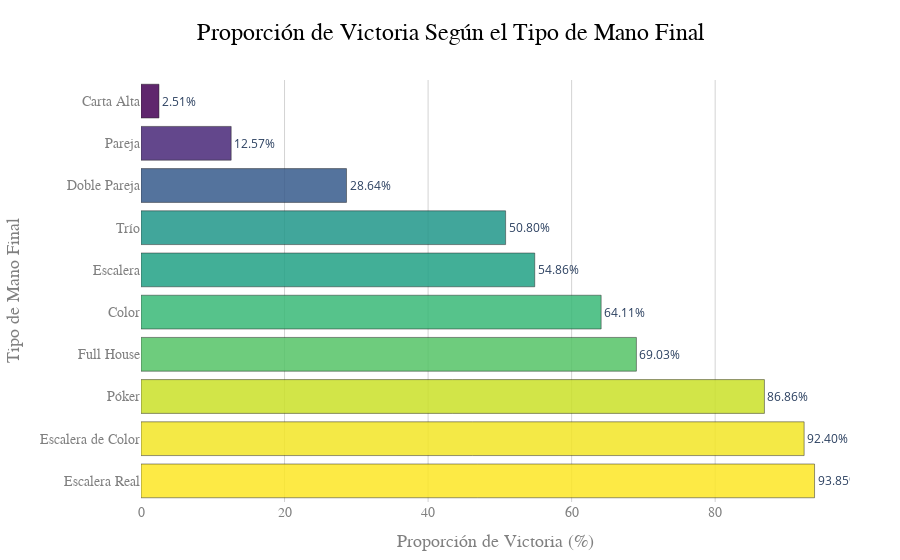

The cell this chart's notebook holds for it:
### Code cell
# Visualización en un gráfico de barras horizontales
fig = px.bar(
    victory_rate_by_hand_type,
    x='Win Rate',
    y='mano_river',
    orientation='h',
    text='Win Rate',
    title="Proporción de Victoria Según el Tipo de Mano Final",
    labels={"mano_river": "Tipo de Mano Final", "Win Rate": "Proporción de Victoria (%)"},
    color='Win Rate',
    color_continuous_scale=px.colors.sequential.Viridis,
)

# Diseño de las barras
fig.update_traces(
    texttemplate='%{text:.2f}%', 
    textposition='outside',    
    marker=dict(
        line=dict(color='black', width=0.5),  
        opacity=0.85                          
    )
)

# Diseño general
fig.update_layout(
    title=dict(
        text="Proporción de Victoria Según el Tipo de Mano Final",
        font=dict(size=24, family="Arial", color="Black"),
        x=0.5
    ),
    xaxis=dict(
        title="Proporción de Victoria (%)",
        title_font=dict(size=18, family="Arial", color="Gray"),
        tickfont=dict(size=14, family="Arial", color="Gray"),
        gridcolor="LightGray",  
        zeroline=False         
    ),
    yaxis=dict(
        title="Tipo de Mano Final",
        title_font=dict(size=18, family="Arial", color="Gray"),
        tickfont=dict(size=14, family="Arial", color="Gray"),
    ),
    coloraxis_showscale=False,  
    margin=dict(l=100, r=50, t=80, b=50),  
    plot_bgcolor="White",
)

fig.show()

### Figure 1 — Plotly figure (JSON) as saved in the notebook; plotly's stock layout.template omitted (floating-point values rounded to 4 significant figures)
{"data": [{"alignmentgroup": "True", "hovertemplate": "Proporción de Victoria (%)=%{marker.color}<br>Tipo de Mano Final=%{y}<extra></extra>", "legendgroup": "", "marker": {"color": [93.85, 92.4, 86.86, 69.03, 64.11, 54.86, 50.8, 28.64, 12.57, 2.505], "coloraxis": "coloraxis", "line": {"color": "black", "width": 0.5}, "opacity": 0.85, "pattern": {"shape": ""}}, "name": "", "offsetgroup": "", "orientation": "h", "showlegend": false, "text": [93.85, 92.4, 86.86, 69.03, 64.11, 54.86, 50.8, 28.64, 12.57, 2.505], "textposition": "outside", "texttemplate": "%{text:.2f}%", "type": "bar", "x": [93.85, 92.4, 86.86, 69.03, 64.11, 54.86, 50.8, 28.64, 12.57, 2.505], "xaxis": "x", "y": ["Escalera Real", "Escalera de Color", "Póker", "Full House", "Color", "Escalera", "Trío", "Doble Pareja", "Pareja", "Carta Alta"], "yaxis": "y"}], "layout": {"barmode": "relative", "coloraxis": {"colorbar": {"title": {"text": "Proporción de Victoria (%)"}}, "colorscale": [[0, "#440154"], [0.1111, "#482878"], [0.2222, "#3e4989"], [0.3333, "#31688e"], [0.4444, "#26828e"], [0.5556, "#1f9e89"], [0.6667, "#35b779"], [0.7778, "#6ece58"], [0.8889, "#b5de2b"], [1, "#fde725"]], "showscale": false}, "legend": {"tracegroupgap": 0}, "margin": {"b": 50, "l": 100, "r": 50, "t": 80}, "plot_bgcolor": "White", "title": {"font": {"color": "Black", "family": "Arial", "size": 24}, "text": "Proporción de Victoria Según el Tipo de Mano Final", "x": 0.5}, "xaxis": {"anchor": "y", "domain": [0, 1], "gridcolor": "LightGray", "tickfont": {"color": "Gray", "family": "Arial", "size": 14}, "title": {"font": {"color": "Gray", "family": "Arial", "size": 18}, "text": "Proporción de Victoria (%)"}, "zeroline": false}, "yaxis": {"anchor": "x", "domain": [0, 1], "tickfont": {"color": "Gray", "family": "Arial", "size": 14}, "title": {"font": {"color": "Gray", "family": "Arial", "size": 18}, "text": "Tipo de Mano Final"}}}}
